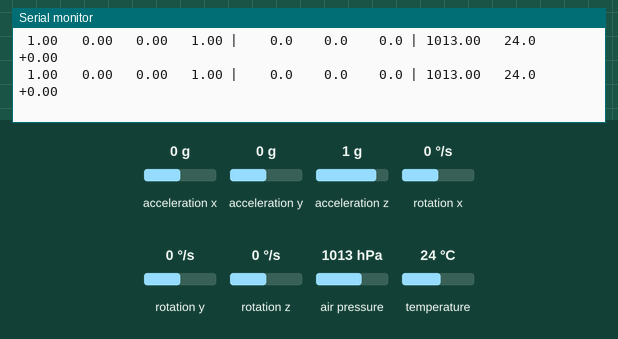
A sketch run on a simulated ESP32. Parts: the last lines printed to the serial monitor. Wiring (inferred from the names in the program): MPU-6050 motion sensor at I2C address 0x68; BME280 sensor at I2C address 0x76. The inputs (shaded band) are chosen by the test bench; at power-on: acceleration x 0 g, acceleration y 0 g, acceleration z 1 g, rotation x 0 °/s, rotation y 0 °/s, rotation z 0 °/s, air pressure 1013 hPa, temperature 24 °C.

Above: at 4.8 s.
4.9 s: acceleration x set to -1.4 g
At 5.03 s:
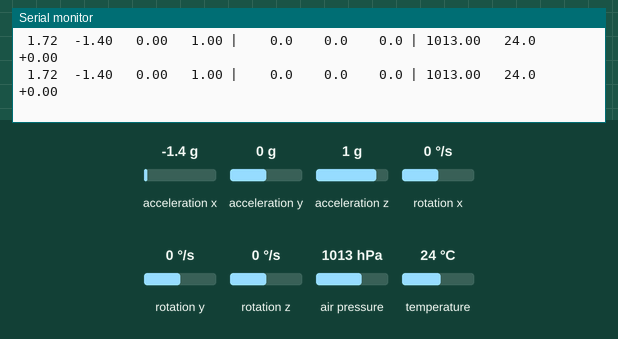
6.8 s: acceleration y set to -1.4 g
At 6.89 s:
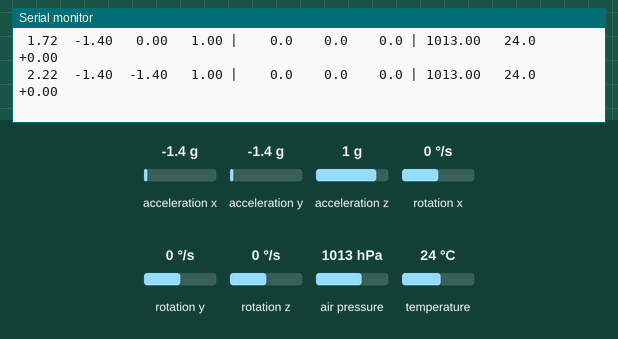
8.7 s: acceleration z set to -1.4 g
At 8.75 s:
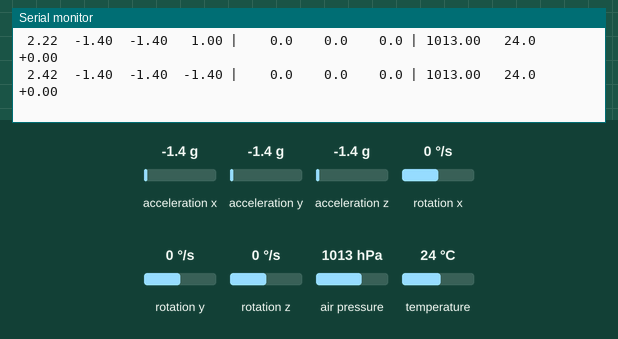
10.6 s: rotation x set to -192 °/s
At 10.61 s:
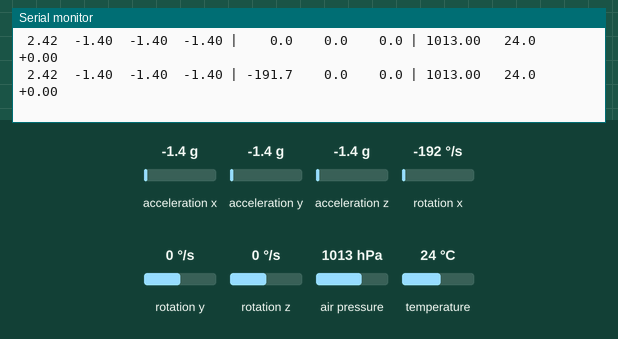
12.5 s: rotation y set to -192 °/s
At 12.57 s:
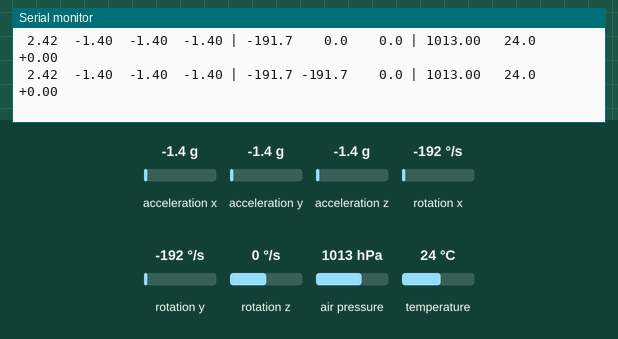
14.4 s: rotation z set to -192 °/s
At 14.43 s:
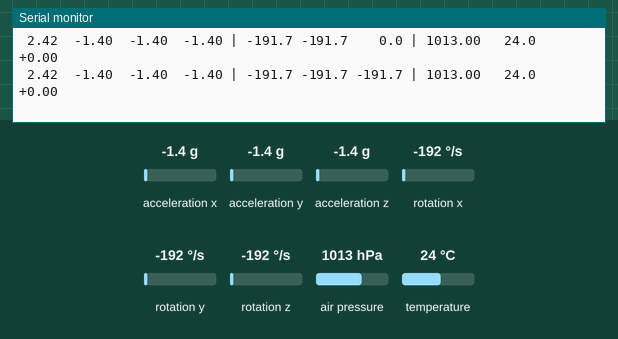

Measured:
- after the input at 4.9 s, the serial monitor: prints a new line at once (image 1)
- after the input at 6.8 s, the serial monitor: prints a new line after 0.08 s (image 2)
- after the input at 8.7 s, the serial monitor: prints a new line at once (image 3)
- after the input at 10.6 s, the serial monitor: prints a new line at once (image 4)
- after the input at 12.5 s, the serial monitor: prints a new line after 0.07 s (image 5)
- after the input at 14.4 s, the serial monitor: prints a new line at once (image 6)

The sketch:

waist_sensor_test.ino
```cpp
/*
 * waist_sensor_test
 * Checks the waist board: ESP32 + MPU6050 (accel/gyro) + BMP280 (pressure), both on I2C.
 *
 * At start-up it checks each chip's ID and runs a 2 s still test (keep the board still),
 * then prints PASS/FAIL. After that it prints readings 10 times a second.
 * Lift the board about 1 m: the height column should rise by roughly 1 m.
 *
 * Wiring: SDA GPIO 21, SCL GPIO 22, both sensors on 3V3, MPU6050 AD0 and BMP280 SDO to GND.
 * No extra libraries. Serial Monitor at 115200 baud.
 */
#include <Wire.h>

#define SDA_PIN 21
#define SCL_PIN 22
#define MPU_ADDR 0x68
#define BMP_ADDR 0x76

// I2C helpers
static bool writeReg(uint8_t addr, uint8_t reg, uint8_t val) {
    Wire.beginTransmission(addr);
    Wire.write(reg); Wire.write(val);
    return Wire.endTransmission() == 0;
}
static bool readRegs(uint8_t addr, uint8_t reg, uint8_t *buf, uint8_t n) {
    Wire.beginTransmission(addr);
    Wire.write(reg);
    if (Wire.endTransmission(false) != 0) return false;
    if (Wire.requestFrom(addr, n) != n) return false;
    for (uint8_t i = 0; i < n; i++) buf[i] = Wire.read();
    return true;
}
static bool present(uint8_t addr) {
    Wire.beginTransmission(addr);
    return Wire.endTransmission() == 0;
}

// MPU6050: +-8 g (4096 LSB/g), +-1000 dps (32.8 LSB/dps)
static bool mpuInit(uint8_t &who) {
    if (!readRegs(MPU_ADDR, 0x75, &who, 1)) return false;   // WHO_AM_I
    writeReg(MPU_ADDR, 0x6B, 0x00);                          // wake up
    delay(50);
    writeReg(MPU_ADDR, 0x1A, 0x03);                          // low-pass filter about 44 Hz
    writeReg(MPU_ADDR, 0x1B, 0x10);                          // gyro +-1000 dps
    writeReg(MPU_ADDR, 0x1C, 0x10);                          // accel +-8 g
    return true;
}
static bool mpuRead(float &ax, float &ay, float &az, float &gx, float &gy, float &gz) {
    uint8_t b[14];
    if (!readRegs(MPU_ADDR, 0x3B, b, 14)) return false;
    auto s16 = [&](int i) { return (int16_t)((b[i] << 8) | b[i + 1]); };
    ax = s16(0) / 4096.0f;  ay = s16(2) / 4096.0f;  az = s16(4) / 4096.0f;
    gx = s16(8) / 32.8f;    gy = s16(10) / 32.8f;   gz = s16(12) / 32.8f;
    return true;
}

// BMP280: calibration and compensation from the Bosch datasheet
static uint16_t dig_T1, dig_P1;
static int16_t dig_T2, dig_T3, dig_P2, dig_P3, dig_P4, dig_P5, dig_P6, dig_P7, dig_P8, dig_P9;
static int32_t t_fine;

static bool bmpInit(uint8_t &id) {
    if (!readRegs(BMP_ADDR, 0xD0, &id, 1)) return false;
    uint8_t c[24];
    if (!readRegs(BMP_ADDR, 0x88, c, 24)) return false;
    auto u16 = [&](int i) { return (uint16_t)(c[i] | (c[i + 1] << 8)); };
    dig_T1 = u16(0);  dig_T2 = (int16_t)u16(2);  dig_T3 = (int16_t)u16(4);
    dig_P1 = u16(6);  dig_P2 = (int16_t)u16(8);  dig_P3 = (int16_t)u16(10); dig_P4 = (int16_t)u16(12);
    dig_P5 = (int16_t)u16(14); dig_P6 = (int16_t)u16(16); dig_P7 = (int16_t)u16(18);
    dig_P8 = (int16_t)u16(20); dig_P9 = (int16_t)u16(22);
    writeReg(BMP_ADDR, 0xF5, 0x10);   // filter x16, 0.5 ms standby
    writeReg(BMP_ADDR, 0xF4, 0x57);   // temp x2, pressure x16, normal mode
    delay(100);
    return true;
}
static bool bmpRead(float &tempC, float &pressPa) {
    uint8_t d[6];
    if (!readRegs(BMP_ADDR, 0xF7, d, 6)) return false;
    int32_t adcP = ((int32_t)d[0] << 12) | ((int32_t)d[1] << 4) | (d[2] >> 4);
    int32_t adcT = ((int32_t)d[3] << 12) | ((int32_t)d[4] << 4) | (d[5] >> 4);

    int32_t v1 = ((((adcT >> 3) - ((int32_t)dig_T1 << 1))) * (int32_t)dig_T2) >> 11;
    int32_t v2 = (((((adcT >> 4) - (int32_t)dig_T1) * ((adcT >> 4) - (int32_t)dig_T1)) >> 12) * (int32_t)dig_T3) >> 14;
    t_fine = v1 + v2;
    tempC = ((t_fine * 5 + 128) >> 8) / 100.0f;

    int64_t a = (int64_t)t_fine - 128000;
    int64_t b = a * a * (int64_t)dig_P6;
    b += (a * (int64_t)dig_P5) << 17;
    b += ((int64_t)dig_P4) << 35;
    a = ((a * a * (int64_t)dig_P3) >> 8) + ((a * (int64_t)dig_P2) << 12);
    a = ((((int64_t)1) << 47) + a) * (int64_t)dig_P1 >> 33;
    if (a == 0) return false;
    int64_t p = 1048576 - adcP;
    p = (((p << 31) - b) * 3125) / a;
    a = ((int64_t)dig_P9 * (p >> 13) * (p >> 13)) >> 25;
    b = ((int64_t)dig_P8 * p) >> 19;
    p = ((p + a + b) >> 8) + ((int64_t)dig_P7 << 4);
    pressPa = p / 256.0f;
    return true;
}
static float heightM(float pa) { return 44330.0f * (1.0f - powf(pa / 101325.0f, 0.1903f)); }

static bool mpuOk = false, bmpOk = false;
static float h0 = 0;

void setup() {
    Serial.begin(115200);
    delay(1500);
    Wire.begin(SDA_PIN, SCL_PIN);
    Wire.setClock(400000);
    Serial.println("\n=== Waist board sensor test ===");

    // Chip IDs
    uint8_t who = 0, id = 0;
    if (!present(MPU_ADDR)) Serial.println("FAIL  MPU6050 not found at 0x68 (check SDA/SCL, power, AD0 to GND)");
    else if (mpuInit(who)) {
        mpuOk = true;
        if (who == 0x68) Serial.println("PASS  MPU6050 found (WHO_AM_I 0x68)");
        else Serial.printf("WARN  MPU6050 answered with WHO_AM_I 0x%02X (likely a clone, readings may still be fine)\n", who);
    }
    if (!present(BMP_ADDR)) Serial.println("FAIL  BMP280 not found at 0x76 (check SDO to GND, CSB to 3V3; try 0x77)");
    else if (bmpInit(id)) {
        if (id == 0x58)      { bmpOk = true; Serial.println("PASS  BMP280 found (chip ID 0x58)"); }
        else if (id == 0x60) { bmpOk = true; Serial.println("PASS  BME280 found (chip ID 0x60), works the same here"); }
        else Serial.printf("FAIL  chip at 0x76 has ID 0x%02X, not a BMP280\n", id);
    }

    // Still test
    Serial.println("Keep the board still for 2 s...");
    double sa = 0, sg = 0, sp = 0; int n = 0, np = 0;
    uint32_t t0 = millis();
    while (millis() - t0 < 2000) {
        float ax, ay, az, gx, gy, gz, tc, pa;
        if (mpuOk && mpuRead(ax, ay, az, gx, gy, gz)) {
            sa += sqrtf(ax * ax + ay * ay + az * az);
            sg += sqrtf(gx * gx + gy * gy + gz * gz);
            n++;
        }
        if (bmpOk && bmpRead(tc, pa)) { sp += pa; np++; }
        delay(10);
    }
    if (mpuOk) {
        float a = n ? sa / n : 0, g = n ? sg / n : 0;
        Serial.printf("%s  |a| at rest = %.3f g (expect 0.95-1.05)\n", (a > 0.95f && a < 1.05f) ? "PASS" : "FAIL", a);
        Serial.printf("%s  |g| at rest = %.1f dps (expect under 5; a few dps is normal gyro offset)\n", g < 5 ? "PASS" : "WARN", g);
    }
    if (bmpOk) {
        float p = np ? sp / np : 0;
        h0 = heightM(p);
        Serial.printf("%s  pressure = %.1f hPa (expect 950-1050 near sea level)\n", (p > 95000 && p < 105000) ? "PASS" : "FAIL", p / 100.0f);
    }
    Serial.println("\n|a| g    ax     ay     az    |  gx     gy     gz  dps |  hPa      degC  height m");
}

void loop() {
    float ax = 0, ay = 0, az = 0, gx = 0, gy = 0, gz = 0, tc = 0, pa = 0;
    bool m = mpuOk && mpuRead(ax, ay, az, gx, gy, gz);
    bool b = bmpOk && bmpRead(tc, pa);
    if (m) Serial.printf("%5.2f %6.2f %6.2f %6.2f | %6.1f %6.1f %6.1f |", sqrtf(ax * ax + ay * ay + az * az), ax, ay, az, gx, gy, gz);
    else   Serial.print("  MPU6050 read failed                          |");
    if (b) Serial.printf(" %7.2f  %5.1f  %+6.2f\n", pa / 100.0f, tc, heightM(pa) - h0);
    else   Serial.println(" BMP280 read failed");
    delay(100);
}
```
